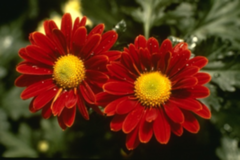
#> input picture HW/hw3/flower.bmp, 240 x 160 px
$ python q462.py
#> lines starting #> are read from the running program, lines starting #| are printed output that depends on the picture; long printed decimals are rounded
#!/usr/bin/env python
# coding: utf-8

import numpy as np
import matplotlib.pyplot as plt

def pair(x1,x2):
    """define pairwise potential function such that pair(x1,x2) = psi(x1,x2)"""
    if (x1==x2):
        out = 0.9
    else:
        out = 0.1
    return out

def single(x,y,epsilon,ForegroundMean,ForegroundVar,BackgroundMean,BackgroundVar):
    """ define singleton potential function such that single(x,y) = phi(x,y)"""
    if x==0:
        out = epsilon + (1/((2*np.pi)**(3/2)*np.sqrt(np.linalg.det(BackgroundVar))))*np.exp(-0.5*(y-BackgroundMean).dot(np.linalg.solve(BackgroundVar, y-BackgroundMean)))
    else:
        out = epsilon + (1/((2*np.pi)**(3/2)*np.sqrt(np.linalg.det(ForegroundVar))))*np.exp(-0.5*(y-ForegroundMean).dot(np.linalg.solve(ForegroundVar, y-ForegroundMean)))
    return out

def F(epsilon,FM,FC,BM,BC,y,MessageIn):
    """define BP update function that takes a set of messages as inputs
    and ouputs the updated message according to the BP update rule
    F(y,nu=[nu1 nu2 ...]) = log(phi(1,y)/phi(0,y)) + sum{log((psi(1,1)e^nu(i)+psi(1,0))/(psi(0,1)e^nu(i)+psi(0,0)))}"""

    A=[]
    for i in range(len(MessageIn)):
        A.append((pair(1,1)*np.exp(MessageIn[i])+pair(1,0))/(pair(0,1)*np.exp(MessageIn[i])+pair(0,0)))
    MessageOut = np.log(single(1,y,epsilon,FM,FC,BM,BC)/single(0,y,epsilon,FM,FC,BM,BC)) + sum(np.log(A))
    return MessageOut

debug = False

# load image and compute the sample means and covariances
Im = (1/255)*plt.imread('flower.bmp').astype(np.double)
Foreground = plt.imread('foreground.bmp')
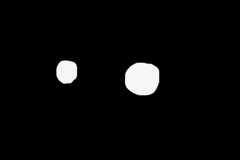
#> input picture HW/hw3/foreground.bmp, 240 x 160 px
#> Foreground is the input picture: shape (160, 240); min 0, max 255, mean 8.6
Background = plt.imread('background.bmp')
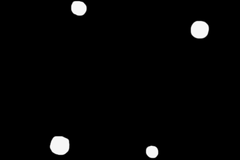
#> input picture HW/hw3/background.bmp, 240 x 160 px
#> Background is the input picture: shape (160, 240); min 0, max 255, mean 5.6
ImV = Im.transpose(2,1,0).reshape(3,-1)
Fo = Foreground.flatten('F')
Bo = Background.flatten('F')
ForegroundSample = ImV[:,Fo>0]
BackgroundSample = ImV[:,Bo>0]
FM = np.mean(ForegroundSample, 1)
#> FM = [0.701, 0.45, 0.0438]
FC = np.cov(ForegroundSample)
#> FC = [[0.0513, 0.0599, 0.00138], [0.0599, 0.0834, 0.00235], [0.00138, 0.00235, 0.0011]]
BM = np.mean(BackgroundSample, 1)
#> BM = [0.325, 0.336, 0.155]
BC = np.cov(BackgroundSample)
#> BC = [[0.0761, 0.0709, 0.0403], [0.0709, 0.0673, 0.0386], [0.0403, 0.0386, 0.0265]]
print(FM)
#| [0.7006 0.4504 0.04376]
print(FC)
#| [[0.05135 0.05986 0.001377]
#|  [0.05986 0.08341 0.002351]
#|  [0.001377 0.002351 0.001105]]
print(BM)
#| [0.3249 0.3359  0.1549]
print(BC)
#| [[0.07609 0.07092  0.04026]
#|  [0.07092  0.06727 0.03856]
#|  [0.04026 0.03856 0.02645]]
# define parameters
epsilon = 0.01
nrow = Im.shape[0]
#> nrow = 160
ncol = Im.shape[1]
#> ncol = 240
niter= 1

# The following four matrices contain the messages (in log-likelihood format)
# such that hhorright(i,j) = log(nu_{(i,j)->(i,j+1)}(+1)/nu_{(i,j)->(i,j+1)}(0))
hhorright = np.zeros((nrow, ncol-1)) # hhorright(i,j) is the message from (i,j) to (i,j+1)
hhorleft  = np.zeros((nrow, ncol-1)) # hhorleft(i,j) is the message from (i,j+1) to (i,j)
hvertup   = np.zeros((nrow-1, ncol)) # hvertup(i,j) is the message from (i+1,j) to (i,j)
hvertdown = np.zeros((nrow-1, ncol)) # hvertdown(i,j) is the message from (i,j) to (i+1,j)

# The following matrices store the updated messages,
hhorrightnew = np.zeros((nrow, ncol-1))
hhorleftnew  = np.zeros((nrow, ncol-1))
hvertupnew   = np.zeros((nrow-1, ncol))
hvertdownnew = np.zeros((nrow-1, ncol))

prevms =[]

# run parallel BP
for t in range(niter):
    # looping over edges with 3 inputs
    for i in range(1, nrow-1):
        for j in range(2, ncol-1):
            hhorrightnew[i  , j  ] = F(epsilon,FM,FC,BM,BC,Im[i,j,:],[hhorright[i  , j-1], hvertdown[i-1, j  ], hvertup [i, j]])
            hvertdownnew[i  , j  ] = F(epsilon,FM,FC,BM,BC,Im[i,j,:],[hvertdown[i-1, j  ], hhorright[i  , j-1], hhorleft[i, j]])
#> (the run stopped early here; a loop or call above may not have finished)
